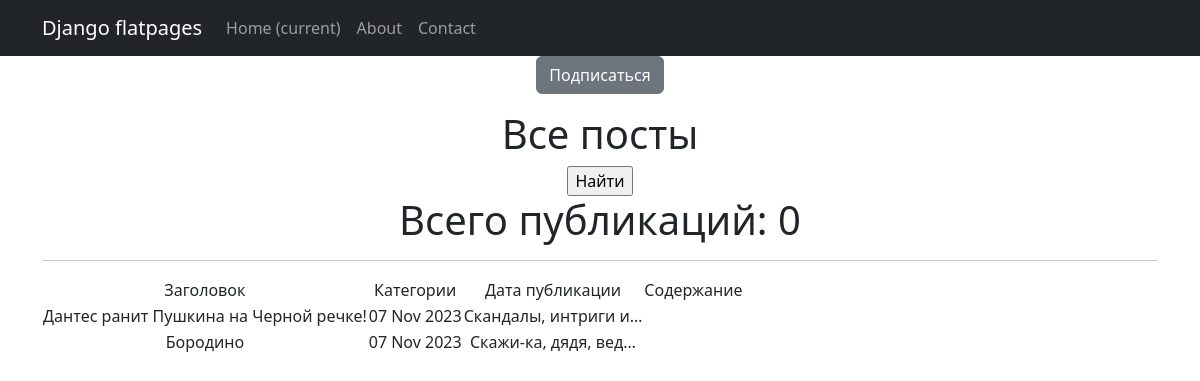
Screenshot of /news/categories/3 with the database file from the repository.
### news/models.py (models this page shows, shortened)
class Post (models.Model):
    news = 'NE'
    article = 'AR'
    Positions = [
        (news, 'Новости'),
        (article, 'Публикации')
    ]
    head = models.CharField(max_length=200)
    text = models.TextField()
    position = models.CharField(
        max_length=2,
        choices=Positions,
        default=news)
    timing_post = models.DateTimeField(auto_now_add=True)
    author = models.ForeignKey(Author, on_delete=models.CASCADE, related_name='posts')
    post_category = models.ManyToManyField(Category, through='PostCategory')
    rating = models.IntegerField(default=0)

### news/views.py (the view)
# urls.py: path('categories/<int:pk>', CategoryList.as_view(), name='category_list'),
class CategoryList(ListView):
    model = Post
    template_name = 'category_list.html'
    context_object_name = 'category_news_list'
    def get_queryset(self):
        self.category = get_object_or_404(Category, id = self.kwargs['pk'])
        queryset = Post.objects.filter(post_category = self.category).order_by('timing_post')
        return queryset
    def get_context_data(self, **kwargs):
        context = super().get_context_data(**kwargs)
        context['is_not_subscriber'] = self.request.user not in self.category.subscribers.all()
        context['category'] = self.category
        return context

### news/templatetags/custom_filters.py (called while the page is built)
@register.filter()
def censor(word):
   if isinstance(word, str):
      for i in cens:
         word = word.replace(i[1:], '*' * len(i[1:]))
   else:
      raise ValueError(
         'custom_filters -> censor -> A string is expected, but a different data type has been entered')
   return word

### templates/category_list.html (shortened to what this page needs)
{% extends 'flatpages/default.html' %}
{% load custom_filters %}
{% load custom_tags %}
{% block content %}
    {% if is_not_subscriber %}
        <p class="text-center"><a href="{% url 'subscribe' category.id %}" class="btn btn-secondary btm-sm"> Подписаться </a></p>
    {% endif %}
   <h1>Все посты</h1>
    <form action="" method="get">
       <input type="submit" value="Найти" />
   </form>
    <h1>Всего публикаций: {{news|length}}</h1>
    {% if category_news_list %}
        <hr>
            <table>
                <tr>
                    <td>Заголовок</td>
                    <td>Категории</td>
                    <td>Дата публикации</td>
                    <td>Содержание</td>
                </tr>
                {% for new in category_news_list %}
                <tr>
                    <td>{{ new.head|censor }}</td>
                    <td>{{ new.timing_post|date:'d M Y' }}</td>
                    <td>{{ new.text|truncatechars:20|censor }}</td>
                    <td></td>
                </tr>
                {% endfor %}
            </table>
    {% endif %}
{% endblock content %}

### rows the page displays
Post: head|censor "Дантес ранит Пушкина на Черной речке!", timing_post "07 Nov 2023", text|censor "Скандалы, интриги и…"
Post: head|censor "Бородино", timing_post "07 Nov 2023", text|censor "Скажи-ка, дядя, вед…"

### other values shown
{{ news|length }} "0"
